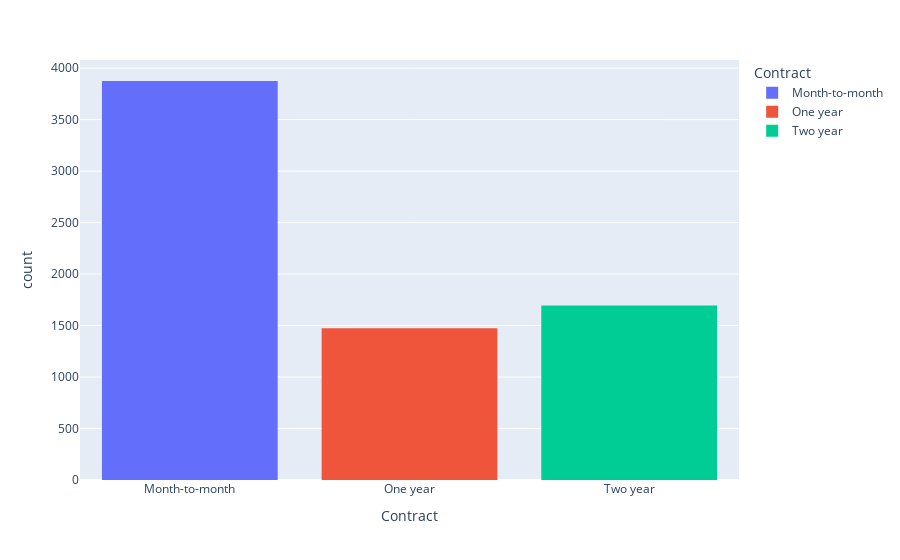

The cell this chart's notebook holds for it:
### Code cell
fig3 = px.histogram(df, x='Contract',color='Contract')
fig3.show()

### Figure 1 — Plotly figure (JSON) as saved in the notebook; plotly's stock layout.template omitted (floating-point values rounded to 4 significant figures; data arrays with more than 128 entries replaced by an {"elided": "..."} marker saying what was removed)
{"data": [{"bingroup": "x", "hovertemplate": "Contract=%{x}<br>count=%{y}<extra></extra>", "legendgroup": "Month-to-month", "marker": {"color": "#636efa", "pattern": {"shape": ""}}, "name": "Month-to-month", "orientation": "v", "showlegend": true, "type": "histogram", "x": {"elided": "3875 str values"}, "xaxis": "x", "yaxis": "y"}, {"bingroup": "x", "hovertemplate": "Contract=%{x}<br>count=%{y}<extra></extra>", "legendgroup": "One year", "marker": {"color": "#EF553B", "pattern": {"shape": ""}}, "name": "One year", "orientation": "v", "showlegend": true, "type": "histogram", "x": {"elided": "1473 str values"}, "xaxis": "x", "yaxis": "y"}, {"bingroup": "x", "hovertemplate": "Contract=%{x}<br>count=%{y}<extra></extra>", "legendgroup": "Two year", "marker": {"color": "#00cc96", "pattern": {"shape": ""}}, "name": "Two year", "orientation": "v", "showlegend": true, "type": "histogram", "x": {"elided": "1695 str values"}, "xaxis": "x", "yaxis": "y"}], "layout": {"barmode": "relative", "legend": {"title": {"text": "Contract"}, "tracegroupgap": 0}, "margin": {"t": 60}, "xaxis": {"anchor": "y", "categoryarray": ["Month-to-month", "One year", "Two year"], "categoryorder": "array", "domain": [0, 1], "title": {"text": "Contract"}}, "yaxis": {"anchor": "x", "domain": [0, 1], "title": {"text": "count"}}}}
